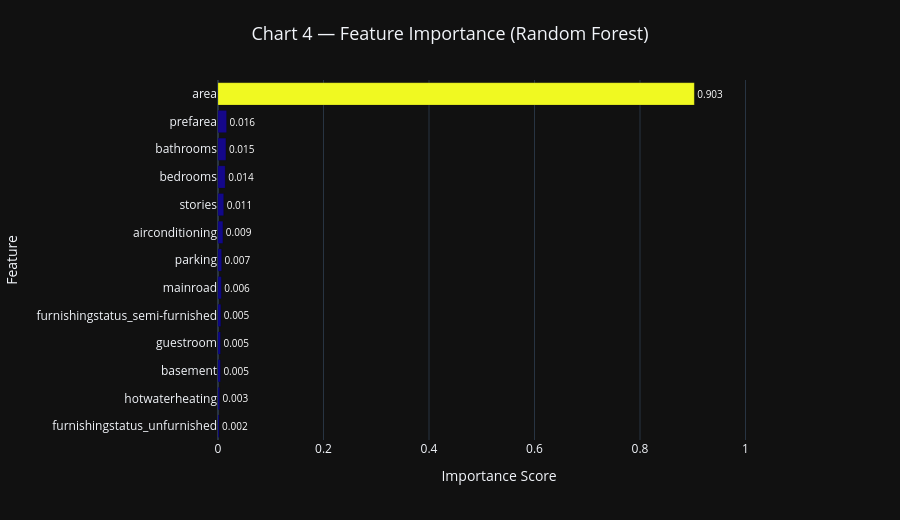

The cell this chart's notebook holds for it:
### Code cell
# Chart 4 — Feature Importance (Random Forest)
importances = pd.Series(rf['model'].feature_importances_, index=X.columns).sort_values(ascending=True)
norm_vals   = (importances - importances.min()) / (importances.max() - importances.min())
bar_colors  = pc.sample_colorscale('Plasma', norm_vals.tolist())

fig4 = go.Figure(go.Bar(
    x=importances.values, y=importances.index, orientation='h',
    marker=dict(color=bar_colors, line=dict(color='rgba(0,0,0,0.3)', width=0.5)),
    text=[f'{v:.3f}' for v in importances.values],
    textposition='outside', textfont=dict(color='white', size=10),
    hovertemplate='<b>%{y}</b><br>Importance: %{x:.4f}<extra></extra>',
))
fig4.update_layout(
    template=THEME,
    title=dict(text='Chart 4 — Feature Importance (Random Forest)', font=dict(size=18), x=0.5),
    xaxis=dict(title='Importance Score', range=[0, importances.max()*1.18]),
    yaxis_title='Feature',
    height=520, margin=dict(t=80, r=120, l=200),
)
fig4.show()

print('Top 3 features:')
print(importances.sort_values(ascending=False).head(3).to_string())

### Figure 1 — Plotly figure (JSON) as saved in the notebook; plotly's stock layout.template omitted (floating-point values rounded to 4 significant figures)
{"data": [{"hovertemplate": "<b>%{y}</b><br>Importance: %{x:.4f}<extra></extra>", "marker": {"color": ["rgb(13, 8, 135)", "rgb(14, 8, 135)", "rgb(14, 8, 136)", "rgb(14, 8, 136)", "rgb(15, 8, 136)", "rgb(15, 8, 136)", "rgb(16, 8, 136)", "rgb(17, 8, 137)", "rgb(18, 8, 137)", "rgb(20, 7, 138)", "rgb(20, 7, 138)", "rgb(21, 7, 138)", "rgb(240, 249, 33)"], "line": {"color": "rgba(0,0,0,0.3)", "width": 0.5}}, "orientation": "h", "text": ["0.002", "0.003", "0.005", "0.005", "0.005", "0.006", "0.007", "0.009", "0.011", "0.014", "0.015", "0.016", "0.903"], "textfont": {"color": "white", "size": 10}, "textposition": "outside", "type": "bar", "x": [0.002048, 0.003002, 0.0045, 0.004674, 0.005253, 0.006223, 0.006822, 0.009186, 0.01071, 0.01356, 0.01499, 0.01617, 0.9029], "y": ["furnishingstatus_unfurnished", "hotwaterheating", "basement", "guestroom", "furnishingstatus_semi-furnished", "mainroad", "parking", "airconditioning", "stories", "bedrooms", "bathrooms", "prefarea", "area"]}], "layout": {"height": 520, "margin": {"l": 200, "r": 120, "t": 80}, "title": {"font": {"size": 18}, "text": "Chart 4 — Feature Importance (Random Forest)", "x": 0.5}, "xaxis": {"range": [0, 1.065], "title": {"text": "Importance Score"}}, "yaxis": {"title": {"text": "Feature"}}}}
